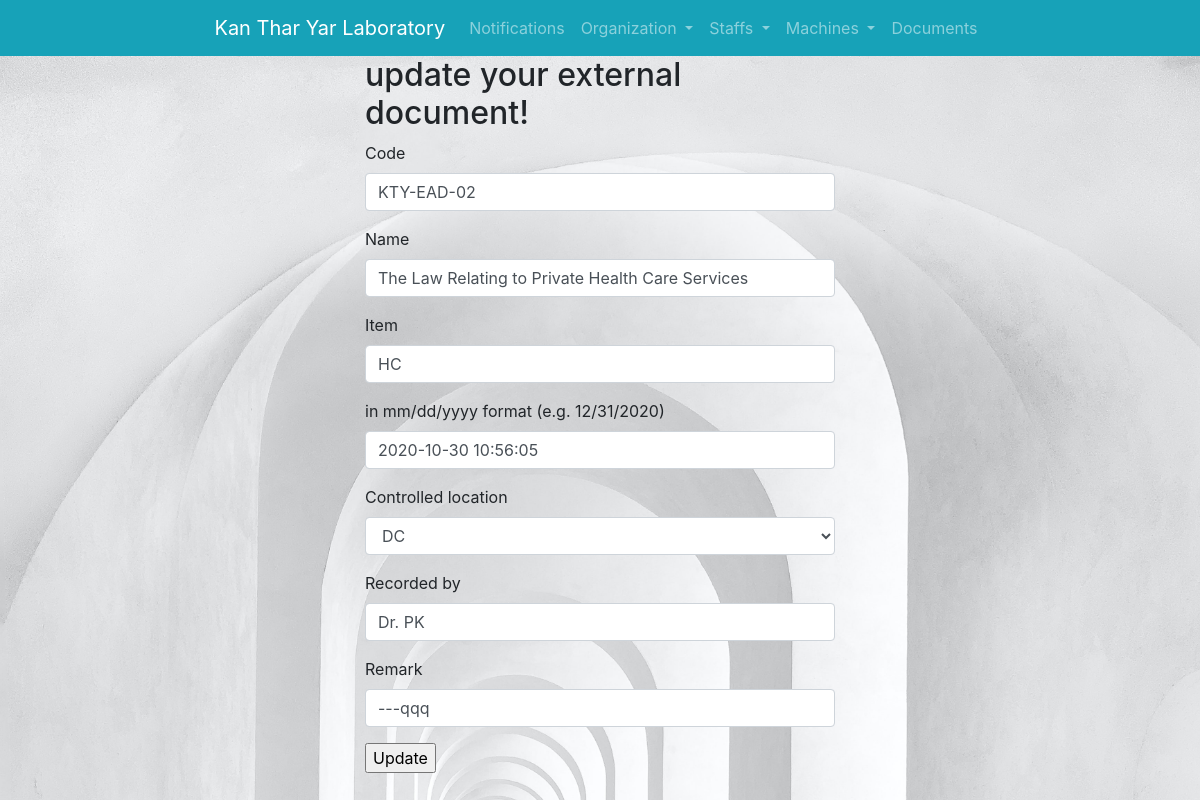
/documents/external_doc/3/update/, run on an earlier commit of the app's database.
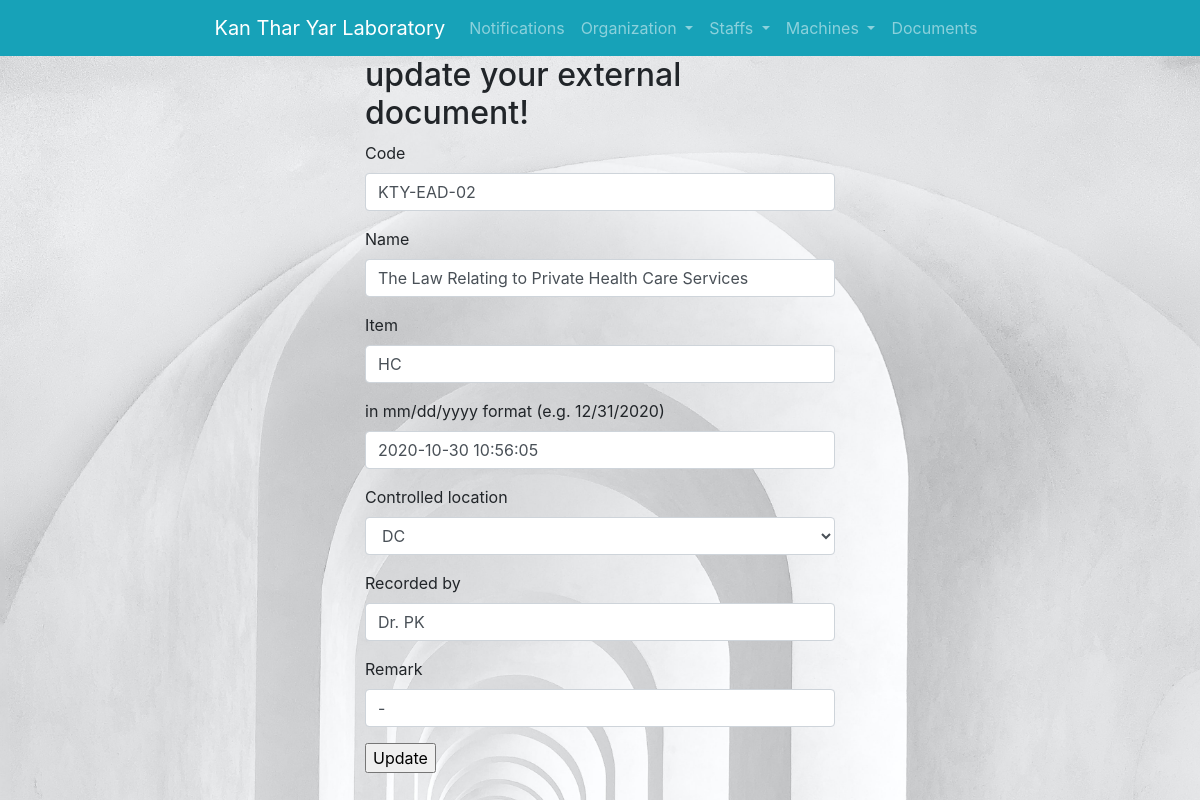
And on a later commit of the database.
### documents/models.py (models this page shows, shortened)
class external_documents(models.Model):
    DEPARTMENTS = (('DC', 'DC'), ('QMS', 'QMS'), ('AD', 'AD'), ('ML', 'ML'),)
    code = models.CharField(max_length=100, blank=True, null=True)
    name = models.CharField(max_length=100, blank=True, null=True)
    item = models.CharField(max_length=100, blank=True, null=True)
    received_date = models.DateTimeField(' in mm/dd/yyyy format (e.g. 12/31/2020)',
                                       auto_now_add=False, auto_now=False,blank=True, null=True)
    controlled_location = models.CharField(max_length=100, blank=True, null=True, choices=DEPARTMENTS)
    recorded_by = models.CharField(max_length=100, blank=True, null=True)
    remark = models.CharField(max_length=100, blank=True, null=True)

### documents/views.py (the view)
# urls.py: path('external_doc/<int:pk>/update/', views.external_doc_update.as_view(),  name="external_doc_update"),
class external_doc_update(UpdateView):
    template_name = 'documents/external_doc/external_doc_update.html'
    model = external_documents
    fields = '__all__'
    success_url = reverse_lazy('documents:external_doc_list')

### documents/templates/documents/external_doc/external_doc_update.html
{% extends 'base_layout.html' %}
{% block content %}
{% load crispy_forms_tags %}
    <div class="container" style="width:500px">
        <h2>update your external document!</h2>
        <form method="post">{% csrf_token %}
            {{ form|crispy }}
        <input type="submit" value="Update">
        </form>
    </div>
{% endblock %}

What changed in the data, as far as the page shows it:
changed external_documents "KTY-EAD-02": remark "---qqq" → "-"
